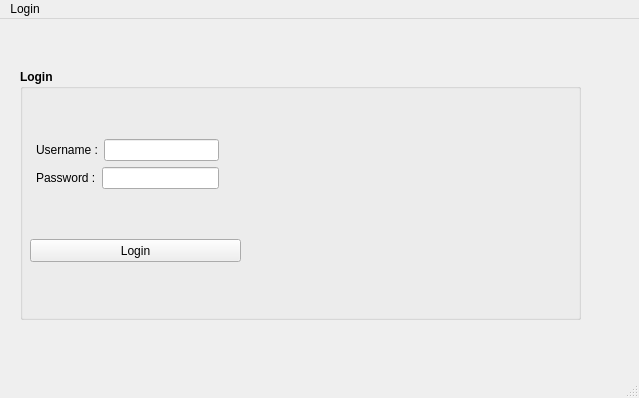
<?xml version="1.0" encoding="UTF-8"?>
<ui version="4.0">
 <class>MainWindow</class>
 <widget class="QMainWindow" name="MainWindow">
  <property name="geometry">
   <rect>
    <x>0</x>
    <y>0</y>
    <width>639</width>
    <height>398</height>
   </rect>
  </property>
  <property name="windowTitle">
   <string>MainWindow</string>
  </property>
  <property name="styleSheet">
   <string notr="true">background-image: url(:/ressources/img/background.png)</string>
  </property>
  <widget class="QWidget" name="centralwidget">
   <widget class="QGroupBox" name="groupBox">
    <property name="geometry">
     <rect>
      <x>20</x>
      <y>50</y>
      <width>561</width>
      <height>251</height>
     </rect>
    </property>
    <property name="font">
     <font>
      <weight>75</weight>
      <bold>true</bold>
     </font>
    </property>
    <property name="styleSheet">
     <string notr="true">border-color: black ;</string>
    </property>
    <property name="title">
     <string>Login</string>
    </property>
    <widget class="QPushButton" name="pushButton_Login">
     <property name="geometry">
      <rect>
       <x>10</x>
       <y>170</y>
       <width>211</width>
       <height>23</height>
      </rect>
     </property>
     <property name="text">
      <string>Login</string>
     </property>
    </widget>
    <widget class="QLabel" name="label_3">
     <property name="geometry">
      <rect>
       <x>316</x>
       <y>43</y>
       <width>201</width>
       <height>181</height>
      </rect>
     </property>
     <property name="styleSheet">
      <string notr="true"/>
     </property>
     <property name="text">
      <string/>
     </property>
    </widget>
    <widget class="QWidget" name="">
     <property name="geometry">
      <rect>
       <x>16</x>
       <y>70</y>
       <width>183</width>
       <height>52</height>
      </rect>
     </property>
     <layout class="QVBoxLayout" name="verticalLayout">
      <item>
       <layout class="QHBoxLayout" name="horizontalLayout">
        <item>
         <widget class="QLabel" name="label">
          <property name="text">
           <string>Username :</string>
          </property>
         </widget>
        </item>
        <item>
         <widget class="QLineEdit" name="LineEdit_username"/>
        </item>
       </layout>
      </item>
      <item>
       <layout class="QHBoxLayout" name="horizontalLayout_2">
        <item>
         <widget class="QLabel" name="label_2">
          <property name="styleSheet">
           <string notr="true"/>
          </property>
          <property name="text">
           <string>Password :</string>
          </property>
         </widget>
        </item>
        <item>
         <widget class="QLineEdit" name="LineEdit_password">
          <property name="echoMode">
           <enum>QLineEdit::Password</enum>
          </property>
         </widget>
        </item>
       </layout>
      </item>
     </layout>
    </widget>
   </widget>
  </widget>
  <widget class="QMenuBar" name="menubar">
   <property name="geometry">
    <rect>
     <x>0</x>
     <y>0</y>
     <width>639</width>
     <height>22</height>
    </rect>
   </property>
   <widget class="QMenu" name="menuLogin">
    <property name="title">
     <string>Login</string>
    </property>
   </widget>
   <addaction name="menuLogin"/>
  </widget>
  <widget class="QStatusBar" name="statusbar"/>
 </widget>
 <resources/>
 <connections/>
</ui>
